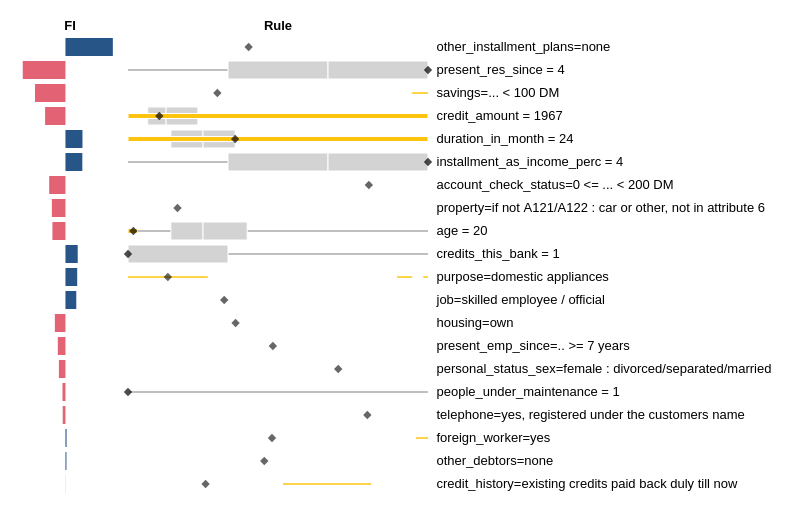

The notebook cell this image was saved under:
### Markdown cell above
# Plot

### Code cell
plot_rules(df_v, only_rules=False)
